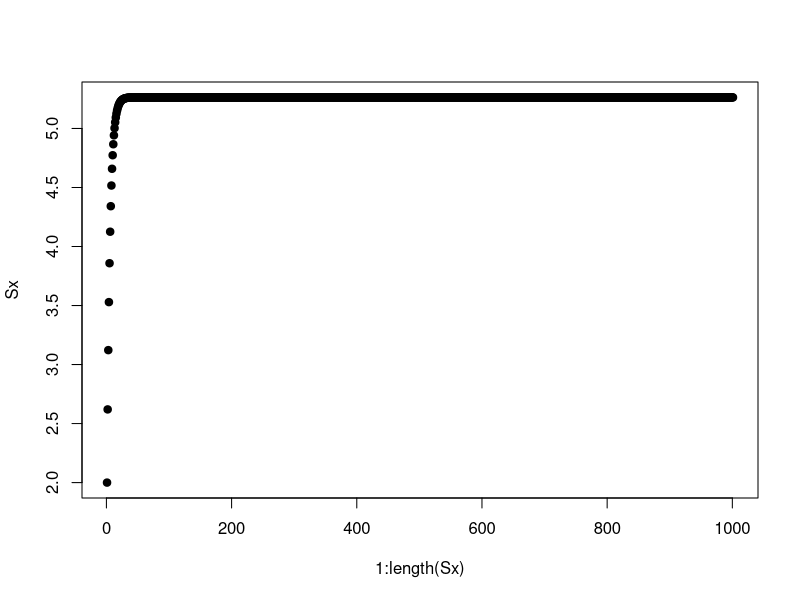

Source code (R):
integrate(Vectorize(function(x) x), 1, 2)
integrate(Vectorize(function(x) x^2/12), -6, 6)
integrate(Vectorize(function(x) x/12), -6, 6)
integrate(Vectorize(function(x) x^2/6), -3, 3)
integrate(Vectorize(function(x) x/2), 0, 2)

n <- 2
x <- c(0,1)
xbar <- c(1,0)
S <- matrix(c(2,0,0,1),nrow=2)
1/((2*pi)^(n/2)*sqrt(det(S)))*exp(-0.5*t(x-xbar)%*%solve(S)%*%(x-xbar))

Ad <- 0.9 #0.5 
Bd <- 0.2 #0.1
Sx0 <- 2 #1
Sw <- 1 #0.5
x0 <- -1 #1
u0 <- 5 #10
x1 <- Ad*x0 + Bd*u0
x1
Sx1 <- Ad*Sx0*t(Ad) + Sw
Sx1

Sx <- c(Sx0)
for (i in 1:1000) {
  Sx0 <- Ad*Sx0*t(Ad) + Sw
  Sx <- c(Sx, Sx0)
}
plot(1:length(Sx), Sx, pch=19)
Sx


A <- -0.2 #-0.1
B <- 0.5 #0.2
Bw <- 1
Sx0 <- 2 #1
Sw <- 1 #2
x0 <- 10 #1
u0 <- 2
x0dot <- A*x0 + B*u0
x0dot
Sx0dot <- 2*A*Sx0 + Bw^2*Sw
Sx0dot
Sx <- -Bw^2*Sw/(2*A)
Sx

library(expm)
A <- -0.2 #-0.1
B <- 0.5 #0.1
C <- 3
D <- 0
Bw <- 1
Sw <- 1 #0.5
Sv <- 0.02 #0.01
dt <- 0.1
Ad <- t(expm(t(A)*dt))
Ad
#c22 <- t(Ad)
#c11 <- exp(-A*dt)
Z = matrix(c(-A, Bw*Sw*t(Bw), 0*A, t(A)), nrow=2, byrow=TRUE)
CC = expm(Z*dt)
c11 = CC[1,1] 
c12 = CC[1,2]
c21 = CC[2,1]
c22 = CC[2,2]

Sigw <- t(c22)*c12
Sigw
Sigv <- Sv / dt
Sigv
